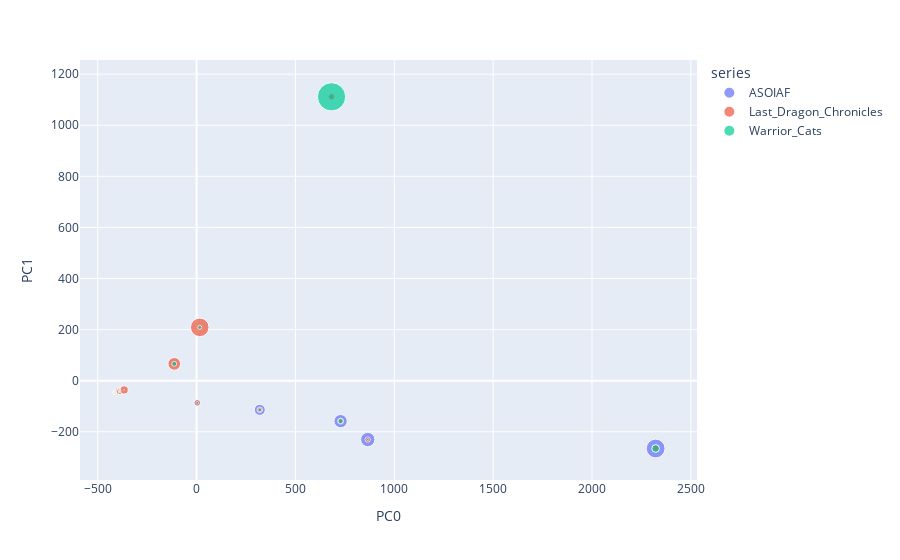

The notebook cell this image was saved under:
### Code cell
vis_pcs(df, 0, 1, label='series', size='mean_doc_weight')

### Figure 1 — Plotly figure (JSON) as saved in the notebook; plotly's stock layout.template omitted (floating-point values rounded to 4 significant figures)
{"data": [{"hovertemplate": "<b>%{hovertext}</b><br><br>series=ASOIAF<br>PC0=%{x}<br>PC1=%{y}<br>mean_doc_weight=%{marker.size}<extra></extra>", "hovertext": ["T00", "T01", "T02", "T03", "T04", "T05", "T06", "T07", "T08", "T09", "T10", "T11", "T12", "T13", "T14", "T15", "T16", "T17", "T18", "T19"], "legendgroup": "ASOIAF", "marker": {"color": "#636efa", "size": [0.0003166, 0.0009084, 0.1256, 0.001335, 0.0176, 0.02277, 0.002395, 0.002126, 0.004805, 0.003712, 0.04845, 0.1817, 0.0002326, 0.0002326, 0.002195, 0.3654, 0.0005416, 0.2116, 0.007426, 0.0005655], "sizemode": "area", "sizeref": 0.002066, "symbol": "circle"}, "mode": "markers", "name": "ASOIAF", "orientation": "v", "showlegend": true, "type": "scatter", "x": [-418.1, -415.1, 319.6, -415.6, -112.9, 682.6, 16.05, -398.0, -385.7, -391.6, 3.241, 728.4, -418.5, -418.3, -392.2, 2322.0, -418.5, 865.7, -386.8, -366.2], "xaxis": "x", "y": [-47.24, -46.64, -114.3, -45.87, 65.86, 1111.0, 208.7, -38.03, -40.55, -44.3, -86.84, -158.5, -47.18, -47.11, -43.32, -265.6, -47.23, -230.5, -46.64, -36.26], "yaxis": "y"}, {"hovertemplate": "<b>%{hovertext}</b><br><br>series=Last_Dragon_Chronicles<br>PC0=%{x}<br>PC1=%{y}<br>mean_doc_weight=%{marker.size}<extra></extra>", "hovertext": ["T00", "T01", "T02", "T03", "T04", "T05", "T06", "T07", "T08", "T09", "T10", "T11", "T12", "T13", "T14", "T15", "T16", "T17", "T18", "T19"], "legendgroup": "Last_Dragon_Chronicles", "marker": {"color": "#EF553B", "size": [0.007297, 0.00907, 0.03333, 0.01217, 0.1634, 0.05, 0.356, 0.02092, 0.02255, 0.02465, 0.04185, 0.03627, 0.002435, 0.008623, 0.03386, 0.05836, 0.003903, 0.03027, 0.01687, 0.06811], "sizemode": "area", "sizeref": 0.002066, "symbol": "circle"}, "mode": "markers", "name": "Last_Dragon_Chronicles", "orientation": "v", "showlegend": true, "type": "scatter", "x": [-418.1, -415.1, 319.6, -415.6, -112.9, 682.6, 16.05, -398.0, -385.7, -391.6, 3.241, 728.4, -418.5, -418.3, -392.2, 2322.0, -418.5, 865.7, -386.8, -366.2], "xaxis": "x", "y": [-47.24, -46.64, -114.3, -45.87, 65.86, 1111.0, 208.7, -38.03, -40.55, -44.3, -86.84, -158.5, -47.18, -47.11, -43.32, -265.6, -47.23, -230.5, -46.64, -36.26], "yaxis": "y"}, {"hovertemplate": "<b>%{hovertext}</b><br><br>series=Warrior_Cats<br>PC0=%{x}<br>PC1=%{y}<br>mean_doc_weight=%{marker.size}<extra></extra>", "hovertext": ["T00", "T01", "T02", "T03", "T04", "T05", "T06", "T07", "T08", "T09", "T10", "T11", "T12", "T13", "T14", "T15", "T16", "T17", "T18", "T19"], "legendgroup": "Warrior_Cats", "marker": {"color": "#00cc96", "size": [0.0005307, 0.00335, 0.01444, 0.0005307, 0.02582, 0.8265, 0.01665, 0.001398, 0.003404, 0.001722, 0.008615, 0.02704, 0.0005307, 0.0008237, 0.0007518, 0.06013, 0.0005307, 0.005005, 0.001692, 0.0005307], "sizemode": "area", "sizeref": 0.002066, "symbol": "circle"}, "mode": "markers", "name": "Warrior_Cats", "orientation": "v", "showlegend": true, "type": "scatter", "x": [-418.1, -415.1, 319.6, -415.6, -112.9, 682.6, 16.05, -398.0, -385.7, -391.6, 3.241, 728.4, -418.5, -418.3, -392.2, 2322.0, -418.5, 865.7, -386.8, -366.2], "xaxis": "x", "y": [-47.24, -46.64, -114.3, -45.87, 65.86, 1111.0, 208.7, -38.03, -40.55, -44.3, -86.84, -158.5, -47.18, -47.11, -43.32, -265.6, -47.23, -230.5, -46.64, -36.26], "yaxis": "y"}], "layout": {"autosize": true, "legend": {"itemsizing": "constant", "title": {"text": "series"}, "tracegroupgap": 0}, "margin": {"t": 60}, "xaxis": {"anchor": "y", "autorange": true, "domain": [0, 1], "range": [-590.2, 2533.0], "showspikes": false, "title": {"text": "PC0"}, "type": "linear"}, "yaxis": {"anchor": "x", "autorange": true, "domain": [0, 1], "range": [-438.1, 1326.0], "showspikes": false, "title": {"text": "PC1"}, "type": "linear"}}}
